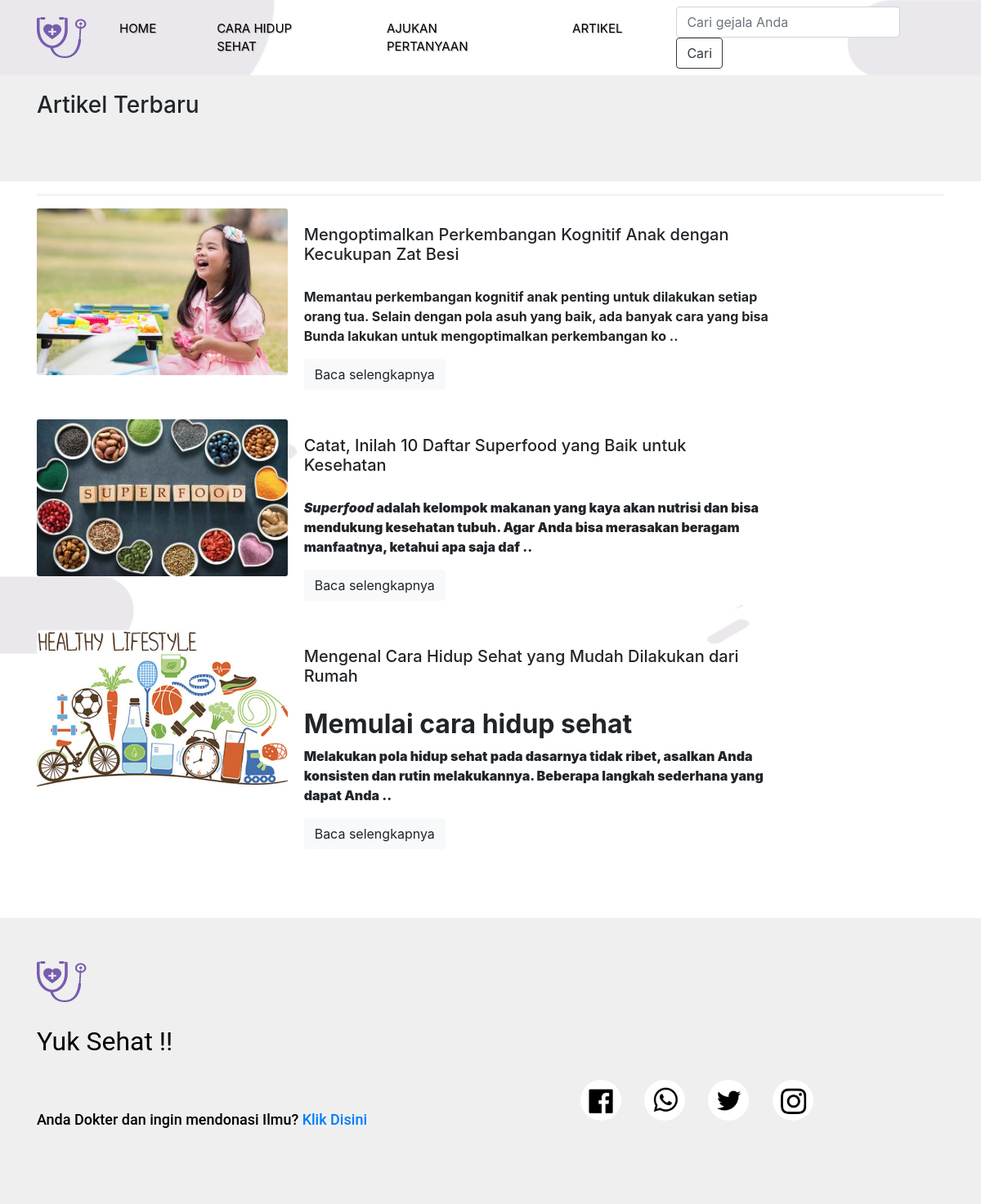
Screenshot of /artikel.php with the database file from the repository.
### tables this page shows
CREATE TABLE `artikel` (
  `id` int(11) NOT NULL,
  `judul` varchar(255) NOT NULL,
  `deskripsi` varchar(10000) NOT NULL,
  `gambar` varchar(255) DEFAULT NULL,
  `video` varchar(255) DEFAULT NULL,
  `oleh` varchar(255) DEFAULT NULL
);

### artikel.php (the view, shortened to what this page needs)
<!doctype html>
<html lang="en">
  <head>
    <link rel="stylesheet" href="https://cdn.jsdelivr.net/npm/bootstrap@4.5.3/dist/css/bootstrap.min.css">
    <link rel="stylesheet" href="style.css">
  </head>
  <body>
    <?php
      include 'inc/nav.php';
    ?>
      <div class="panelkategori">
          <div class="container">
            <h3>Artikel Terbaru</h3>
          </div>
      </div>
        <div class="container">
            <hr>
            <div class="row">
                <?php
                  include 'koneksi.php';
                  $sql = mysqli_query($koneksi, "select * from artikel");
                  while($data = mysqli_fetch_array($sql)){
                ?>
                <div class="col-sm-12 col-lg-10">
                    <div class="cardd mb-3">
                        <div class="row no-gutters">
                          <div class="col-md-4">
                            <img src="img/<?php echo $data['gambar'];?>" class="card-img" alt="...">
                          </div>
                          <div class="col-md-8">
                            <div class="card-body">
                              <h5 class="card-title"><?php echo $data['judul'] ?></h5>
                              <p class="card-text text-truncate"><?php echo substr($data['deskripsi'],0,200).' ..' ?></p>
                              <a href="single.php?id=<?php echo $data['id']; ?>"><button type="button" class="btn btn-light">Baca selengkapnya</button></a>
                            </div>
                          </div>
                        </div>
                      </div>
                </div>
                <?php
                  }
                ?>
            </div>
        </div>
      <?php
        include 'inc/footer.php';
      ?>
  </body>
</html>

### style.css (style rules this page uses)
body { background-image: url(assets/images/background.png); background-size: cover; background-position: center; background-repeat: no-repeat; height: 830px; }
@media (min-width: 992px) { .panelkategori { margin-top: 0; background-color: #efefef; height: 130px; padding: 20px; } }

### rows the page displays
artikel: gambar (picture), judul "Mengoptimalkan Perkembangan Kognitif Anak dengan Kecukupan Zat Besi", deskripsi "Memantau perkembangan kognitif anak penting untuk dilakukan setiap orang tua. Selain dengan pola asuh yang baik, ada banyak cara yang bisa Bunda lakukan untuk mengoptimalkan perkembangan ko"
artikel: gambar (picture), judul "Catat, Inilah 10 Daftar Superfood yang Baik untuk Kesehatan", deskripsi "Superfood adalah kelompok makanan yang kaya akan nutrisi dan bisa mendukung kesehatan tubuh. Agar Anda bisa merasakan beragam manfaatnya, ketahui apa saja daf"
artikel: gambar (picture), judul "Mengenal Cara Hidup Sehat yang Mudah Dilakukan dari Rumah", deskripsi "Memulai cara hidup sehat Melakukan pola hidup sehat pada dasarnya tidak ribet, asalkan Anda konsisten dan rutin melakukannya. Beberapa langkah sederhana yang dapat Anda"
